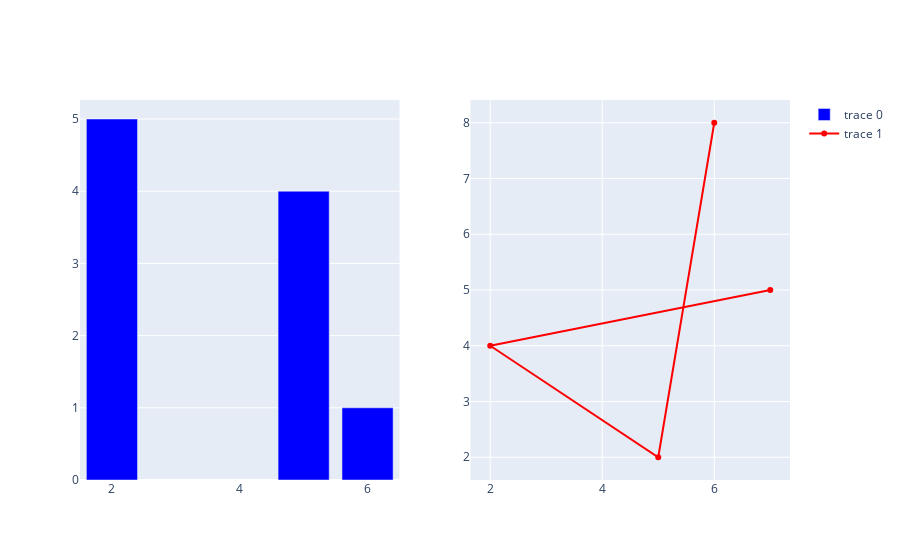

Notebook code for this chart:
### Code cell
from plotly.subplots import make_subplots

fig = make_subplots(rows=1, cols=2)
fig.add_trace(go.Bar(y=[1,4,5], x=[6,5,2], marker_color="blue"), row=1,col=1)
fig.add_trace(go.Scatter(y=[8,2,4,5], x=[6,5,2,7], marker_color="red"), row=1,col=2)
fig.show()

### Figure 1 — Plotly figure (JSON) as saved in the notebook; plotly's stock layout.template omitted (floating-point values rounded to 4 significant figures)
{"data": [{"marker": {"color": "blue"}, "type": "bar", "x": [6, 5, 2], "xaxis": "x", "y": [1, 4, 5], "yaxis": "y"}, {"marker": {"color": "red"}, "type": "scatter", "x": [6, 5, 2, 7], "xaxis": "x2", "y": [8, 2, 4, 5], "yaxis": "y2"}], "layout": {"xaxis": {"anchor": "y", "domain": [0, 0.45]}, "xaxis2": {"anchor": "y2", "domain": [0.55, 1]}, "yaxis": {"anchor": "x", "domain": [0, 1]}, "yaxis2": {"anchor": "x2", "domain": [0, 1]}}}
